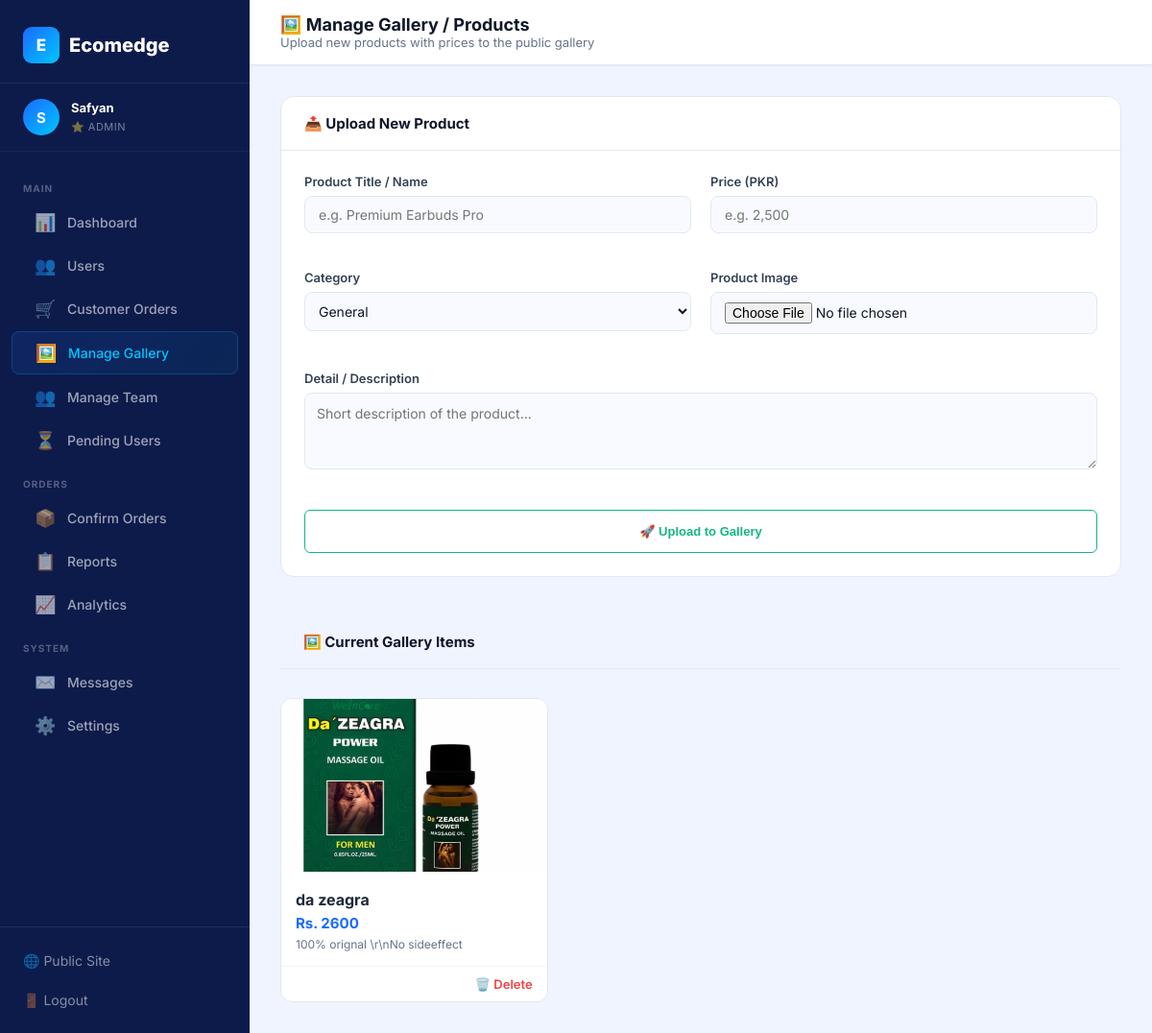
The page /dashboard/gallery_manage.php (signed in) on the database its author committed.
### tables this page shows
CREATE TABLE `gallery` (
  `id` int(11) NOT NULL AUTO_INCREMENT,
  `title` varchar(255) DEFAULT NULL,
  `image_path` varchar(255) NOT NULL,
  `caption` varchar(255) DEFAULT NULL,
  `price` varchar(50) DEFAULT NULL,
  `category` varchar(50) DEFAULT 'general',
  `created_at` timestamp NOT NULL DEFAULT current_timestamp(),
  PRIMARY KEY (`id`)
);

### dashboard/gallery_manage.php (the view, shortened to what this page needs)
<?php
$db = getDB();
$galleryItems = $db->query("SELECT * FROM gallery ORDER BY created_at DESC")->fetch_all(MYSQLI_ASSOC);
?>
<!DOCTYPE html>
<html lang="en">
<head>
    <link rel="stylesheet" href="../assets/css/dashboard.css">
</head>
<body class="dash-body">
<?php include 'includes/sidebar.php'; ?>
<div class="main-content">
    <div class="topbar">
        <div class="topbar-left">
            <h2>🖼️ Manage Gallery / Products</h2>
            <p>Upload new products with prices to the public gallery</p>
        </div>
    </div>
    <div class="page-body">
        <div class="dash-panel">
            <div class="panel-header"><h3>📤 Upload New Product</h3></div>
            <div class="panel-body">
                <form method="POST" enctype="multipart/form-data" class="grid-2" style="gap:20px">
                    <div class="dash-form-group">
                        <label>Product Title / Name</label>
                        <input type="text" name="title" placeholder="e.g. Premium Earbuds Pro" required>
                    </div>
                    <div class="dash-form-group">
                        <label>Price (PKR)</label>
                        <input type="text" name="price" placeholder="e.g. 2,500" required>
                    </div>
                    <div class="dash-form-group">
                        <label>Category</label>
                        <select name="category" style="width:100%; padding:10px; border-radius:8px; border:1px solid #e2e8f0;">
                            <option value="general">General</option>
                        </select>
                    </div>
                    <div class="dash-form-group">
                        <label>Product Image</label>
                        <input type="file" name="image" accept="image/*" required>
                    </div>
                    <div class="dash-form-group" style="grid-column: span 2">
                        <label>Detail / Description</label>
                        <textarea name="description" placeholder="Short description of the product..." style="min-height:80px; width:100%; border:1px solid #e2e8f0; border-radius:8px; padding:12px;"></textarea>
                    </div>
                    <div style="grid-column: span 2">
                        <button type="submit" name="upload" class="filter-btn success" style="width:100%; padding:14px; font-weight:700;">🚀 Upload to Gallery</button>
                    </div>
                </form>
            </div>
        </div>
        <div class="panel-header" style="margin-top:40px"><h3>🖼️ Current Gallery Items</h3></div>
        <div class="gallery-admin-grid">
            <?php foreach ($galleryItems as $item): ?>
            <div class="gallery-item-card">
                <img src="../<?= $item['image_path'] ?>" alt="<?= htmlspecialchars($item['title']) ?>">
                <div class="gallery-item-info">
                    <h4><?= htmlspecialchars($item['title']) ?></h4>
                    <div class="price">Rs. <?= htmlspecialchars($item['price']) ?></div>
                    <p style="font-size:12px; color:#64748b; margin-top:5px;"><?= htmlspecialchars($item['caption']) ?></p>
                </div>
                <div class="gallery-item-actions">
                    <a href="?delete=<?= $item['id'] ?>" class="delete-btn" onclick="return confirm('Delete this item?')">🗑️ Delete</a>
                </div>
            </div>
            <?php endforeach; ?>
        </div>
    </div>
</div>
</body>
</html>

### assets/css/dashboard.css (style rules this page uses)
* { margin:0; padding:0; box-sizing:border-box; }
body.dash-body { font-family: 'Inter', sans-serif; background: #f0f4ff; display: flex; min-height: 100vh; color: #0f172a; }
.main-content { margin-left: 260px; flex: 1; display: flex; flex-direction: column; min-height: 100vh; }
.topbar { background: white; padding: 0 32px; height: 68px; display: flex; align-items: center; justify-content: space-between; border-bottom: 1px solid #e2e8f0; position: sticky; top: 0; z-index: 50; box-shadow: 0 1px 3px rgba(0,0,0,0.04); }
.topbar-left h2 { font-size: 18px; font-weight: 700; color: #0f172a; }
.topbar-left p { font-size: 13px; color: #64748b; }
.page-body { padding: 32px; flex: 1; }
.dash-panel { background: white; border-radius: 14px; border: 1px solid #e2e8f0; overflow: hidden; margin-bottom: 24px; }
.panel-header { padding: 18px 24px; border-bottom: 1px solid #e2e8f0; display: flex; align-items: center; justify-content: space-between; }
.panel-header h3 { font-size: 15px; font-weight: 700; color: #0f172a; }
.panel-body { padding: 24px; }
.dash-form-group { margin-bottom: 18px; }
.dash-form-group label { display: block; font-size: 13px; font-weight: 600; color: #334155; margin-bottom: 7px; }
.dash-form-group input, .dash-form-group textarea, .dash-form-group select { width: 100%; padding: 10px 14px; border: 1.5px solid #e2e8f0; border-radius: 8px; font-size: 14px; font-family: 'Inter', sans-serif; color: #0f172a; background: #f8faff; transition: all 0.2s; outline: none; }
.dash-form-group textarea { resize: vertical; min-height: 130px; }
.filter-btn { padding: 7px 16px; border-radius: 6px; font-size: 13px; font-weight: 600; border: 1.5px solid #e2e8f0; background: white; color: #64748b; cursor: pointer; transition: all 0.2s; }
.filter-btn.success { border-color: #10b981; color: #10b981; }
.grid-2 { display: grid; grid-template-columns: 1fr 1fr; gap: 24px; }

### dashboard/gallery_manage.php (style rules this page uses)
.gallery-admin-grid { display: grid; grid-template-columns: repeat(auto-fill, minmax(250px, 1fr)); gap: 20px; margin-top: 30px; }
.gallery-item-card { background: white; border-radius: 12px; overflow: hidden; border: 1px solid #e2e8f0; position: relative; }
.gallery-item-card img { width: 100%; height: 180px; object-fit: cover; }
.gallery-item-info { padding: 15px; }
.gallery-item-info h4 { margin-bottom: 5px; font-size: 16px; color: #1e293b; }
.gallery-item-info .price { color: #1a6bff; font-weight: 700; font-size: 15px; }
.gallery-item-actions { padding: 10px 15px; border-top: 1px solid #f1f5f9; display: flex; justify-content: flex-end; }
.delete-btn { color: #ef4444; text-decoration: none; font-size: 13px; font-weight: 600; }

### rows shown on the page
gallery: image_path (picture), title "da zeagra", price "2600", caption "100% orignal \\r\\nNo sideeffect"

### other values the page prints
$initial "S"
$name "Safyan"
